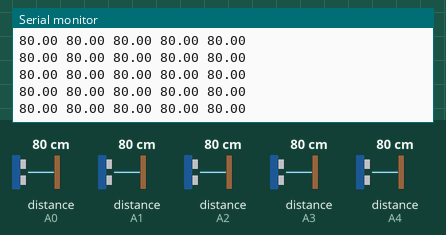
This sketch was run on a simulated Arduino Uno, built with avr-gcc and run on an emulated ATmega328P. On the bench: the last lines printed to the serial monitor. The test bench sets the inputs (shaded band); at power-on: distance to the obstacle (sensors on A0, A1, A2, A3, A4) 80 cm.

Above: at 1.2 s.
1.3 s: distance to the obstacle (sensor on A0) set to 2 cm
At 1.57 s:
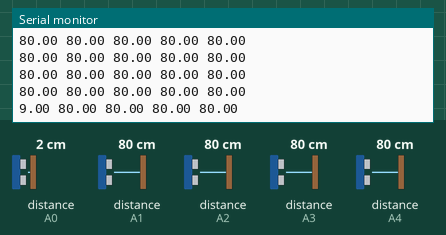
2.8 s: distance to the obstacle (sensor on A1) set to 2 cm
At 2.8 s:
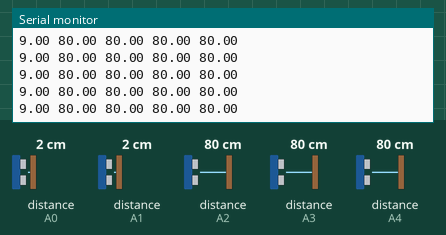
4.3 s: distance to the obstacle (sensor on A2) set to 2 cm
At 4.39 s:
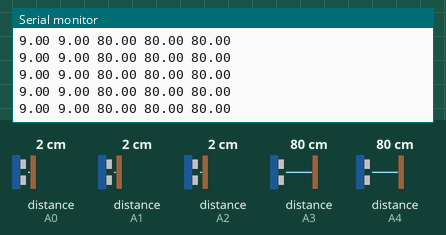
5.8 s: distance to the obstacle (sensor on A3) set to 2 cm
At 5.87 s:
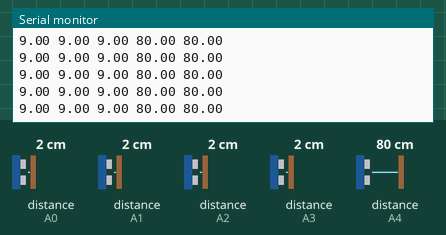
7.3 s: distance to the obstacle (sensor on A4) set to 2 cm
At 7.34 s:
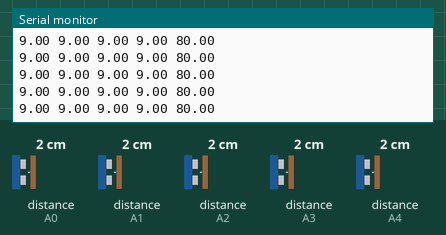
8.8 s: distance to the obstacle (sensor on A0) set to 18 cm
At 8.81 s:
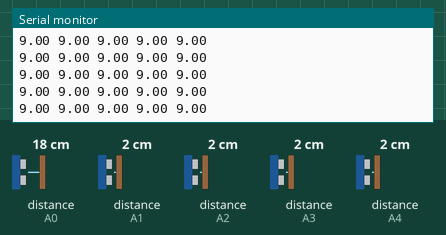
Timing chart, 0 to 11.3 s (numbered marks = the images above; inputs shaded):
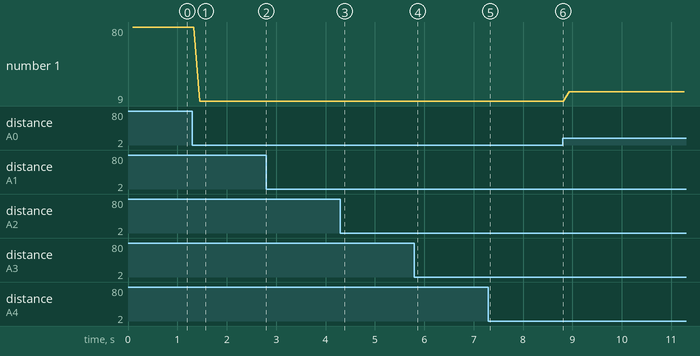

Measured:
- after the input at 1.3 s, the serial monitor: prints a new line after 0.15 s (image 1)
- plotted number 1: 80 → 9 after the input at 1.3 s, 9 → 18 after the input at 8.8 s

The sketch:

sensors.ino
```cpp
#include <SharpIR.h>

#define IR_MODEL 1080
#define IR1_PIN A0
#define IR2_PIN A1
#define IR3_PIN A2
#define IR4_PIN A3
#define IR5_PIN A4

#define JUMP_THRESH 10000

// Create a new instance of the SharpIR class:
SharpIR IR1 = SharpIR(IR1_PIN, IR_MODEL);
SharpIR IR2 = SharpIR(IR2_PIN, IR_MODEL);
SharpIR IR3 = SharpIR(IR3_PIN, IR_MODEL);
SharpIR IR4 = SharpIR(IR4_PIN, IR_MODEL);
SharpIR IR5 = SharpIR(IR5_PIN, IR_MODEL);

float IR1_dist, IR2_dist, IR3_dist, IR4_dist, IR5_dist;
float IR1_new_dist, IR2_new_dist, IR3_new_dist, IR4_new_dist, IR5_new_dist;

void print_vals(){
  Serial.print(IR1_dist);
  Serial.print(' ');
  Serial.print(IR2_dist);
  Serial.print(' ');
  Serial.print(IR3_dist);
  Serial.print(' ');
  Serial.print(IR4_dist);
  Serial.print(' ');
  Serial.println(IR5_dist);
}

void update_vals(){
  float k = 1;
  IR1_new_dist = IR1.distance();
  IR2_new_dist = IR2.distance();
  IR3_new_dist = IR3.distance();
  IR4_new_dist = IR4.distance();
  IR5_new_dist = IR5.distance();

  if (abs(IR1_new_dist - IR1_dist) < JUMP_THRESH){
    IR1_dist = IR1_dist + k * (IR1_new_dist - IR1_dist);
  }
  if (abs(IR2_new_dist - IR2_dist) < JUMP_THRESH){
    IR2_dist = IR2_dist + k * (IR2_new_dist - IR2_dist);
  }
  if (abs(IR3_new_dist - IR3_dist) < JUMP_THRESH){
    IR3_dist = IR3_dist + k * (IR3_new_dist - IR3_dist);
  }
  if (abs(IR4_new_dist - IR4_dist) < JUMP_THRESH){
    IR4_dist = IR4_dist + k * (IR4_new_dist - IR4_dist);
  }
  if (abs(IR5_new_dist - IR5_dist) < JUMP_THRESH){
    IR5_dist = IR5_dist + k * (IR5_new_dist - IR5_dist);
  }
}

void setup() {
  // put your setup code here, to run once:
  Serial.begin(115200);
}

void loop() {
  // put your main code here, to run repeatedly:
  update_vals();
  print_vals();

  delay(20);
}
```
